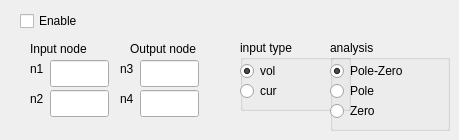
    <widget class="QWidget" name="PZ">
     <attribute name="title">
      <string>PZ</string>
     </attribute>
     <widget class="QCheckBox" name="PZ_checkBox">
      <property name="geometry">
       <rect>
        <x>20</x>
        <y>10</y>
        <width>97</width>
        <height>22</height>
       </rect>
      </property>
      <property name="text">
       <string>Enable</string>
      </property>
     </widget>
     <widget class="QLabel" name="label_70">
      <property name="geometry">
       <rect>
        <x>30</x>
        <y>40</y>
        <width>81</width>
        <height>17</height>
       </rect>
      </property>
      <property name="text">
       <string>Input node</string>
      </property>
     </widget>
     <widget class="QLabel" name="label_71">
      <property name="geometry">
       <rect>
        <x>130</x>
        <y>40</y>
        <width>91</width>
        <height>17</height>
       </rect>
      </property>
      <property name="text">
       <string>Output node</string>
      </property>
     </widget>
     <widget class="QLineEdit" name="lineEditPZ_V1">
      <property name="geometry">
       <rect>
        <x>50</x>
        <y>60</y>
        <width>59</width>
        <height>27</height>
       </rect>
      </property>
     </widget>
     <widget class="QLineEdit" name="lineEditPZ_V2">
      <property name="geometry">
       <rect>
        <x>50</x>
        <y>90</y>
        <width>59</width>
        <height>27</height>
       </rect>
      </property>
     </widget>
     <widget class="QLineEdit" name="lineEditPZ_V3">
      <property name="geometry">
       <rect>
        <x>140</x>
        <y>60</y>
        <width>59</width>
        <height>27</height>
       </rect>
      </property>
     </widget>
     <widget class="QLineEdit" name="lineEditPZ_V4">
      <property name="geometry">
       <rect>
        <x>140</x>
        <y>90</y>
        <width>59</width>
        <height>27</height>
       </rect>
      </property>
     </widget>
     <widget class="QLabel" name="label_72">
      <property name="geometry">
       <rect>
        <x>30</x>
        <y>60</y>
        <width>21</width>
        <height>17</height>
       </rect>
      </property>
      <property name="text">
       <string>n1</string>
      </property>
     </widget>
     <widget class="QLabel" name="label_73">
      <property name="geometry">
       <rect>
        <x>30</x>
        <y>90</y>
        <width>21</width>
        <height>17</height>
       </rect>
      </property>
      <property name="text">
       <string>n2</string>
      </property>
     </widget>
     <widget class="QLabel" name="label_74">
      <property name="geometry">
       <rect>
        <x>120</x>
        <y>60</y>
        <width>21</width>
        <height>17</height>
       </rect>
      </property>
      <property name="text">
       <string>n3</string>
      </property>
     </widget>
     <widget class="QLabel" name="label_75">
      <property name="geometry">
       <rect>
        <x>120</x>
        <y>90</y>
        <width>21</width>
        <height>17</height>
       </rect>
      </property>
      <property name="text">
       <string>n4</string>
      </property>
     </widget>
     <widget class="QGroupBox" name="groupBox_3">
      <property name="geometry">
       <rect>
        <x>240</x>
        <y>40</y>
        <width>111</width>
        <height>71</height>
       </rect>
      </property>
      <property name="title">
       <string>input type</string>
      </property>
      <widget class="QRadioButton" name="radioButtonPZ_vol">
       <property name="geometry">
        <rect>
         <x>0</x>
         <y>20</y>
         <width>61</width>
         <height>22</height>
        </rect>
       </property>
       <property name="text">
        <string>vol</string>
       </property>
       <property name="checked">
        <bool>true</bool>
       </property>
      </widget>
      <widget class="QRadioButton" name="radioButtonPZ_cur">
       <property name="geometry">
        <rect>
         <x>0</x>
         <y>40</y>
         <width>61</width>
         <height>22</height>
        </rect>
       </property>
       <property name="text">
        <string>cur</string>
       </property>
      </widget>
     </widget>
     <widget class="QGroupBox" name="groupBox_4">
      <property name="geometry">
       <rect>
        <x>330</x>
        <y>40</y>
        <width>120</width>
        <height>91</height>
       </rect>
      </property>
      <property name="title">
       <string>analysis</string>
      </property>
      <widget class="QRadioButton" name="radioButtonPZ_pol">
       <property name="geometry">
        <rect>
         <x>0</x>
         <y>40</y>
         <width>71</width>
         <height>22</height>
        </rect>
       </property>
       <property name="text">
        <string>Pole</string>
       </property>
      </widget>
      <widget class="QRadioButton" name="radioButtonPZ_zer">
       <property name="geometry">
        <rect>
         <x>0</x>
         <y>60</y>
         <width>61</width>
         <height>22</height>
        </rect>
       </property>
       <property name="text">
        <string>Zero</string>
       </property>
      </widget>
      <widget class="QRadioButton" name="radioButtonPZ_pz">
       <property name="geometry">
        <rect>
         <x>0</x>
         <y>20</y>
         <width>101</width>
         <height>22</height>
        </rect>
       </property>
       <property name="text">
        <string>Pole-Zero</string>
       </property>
       <property name="checked">
        <bool>true</bool>
       </property>
      </widget>
     </widget>
    </widget>
